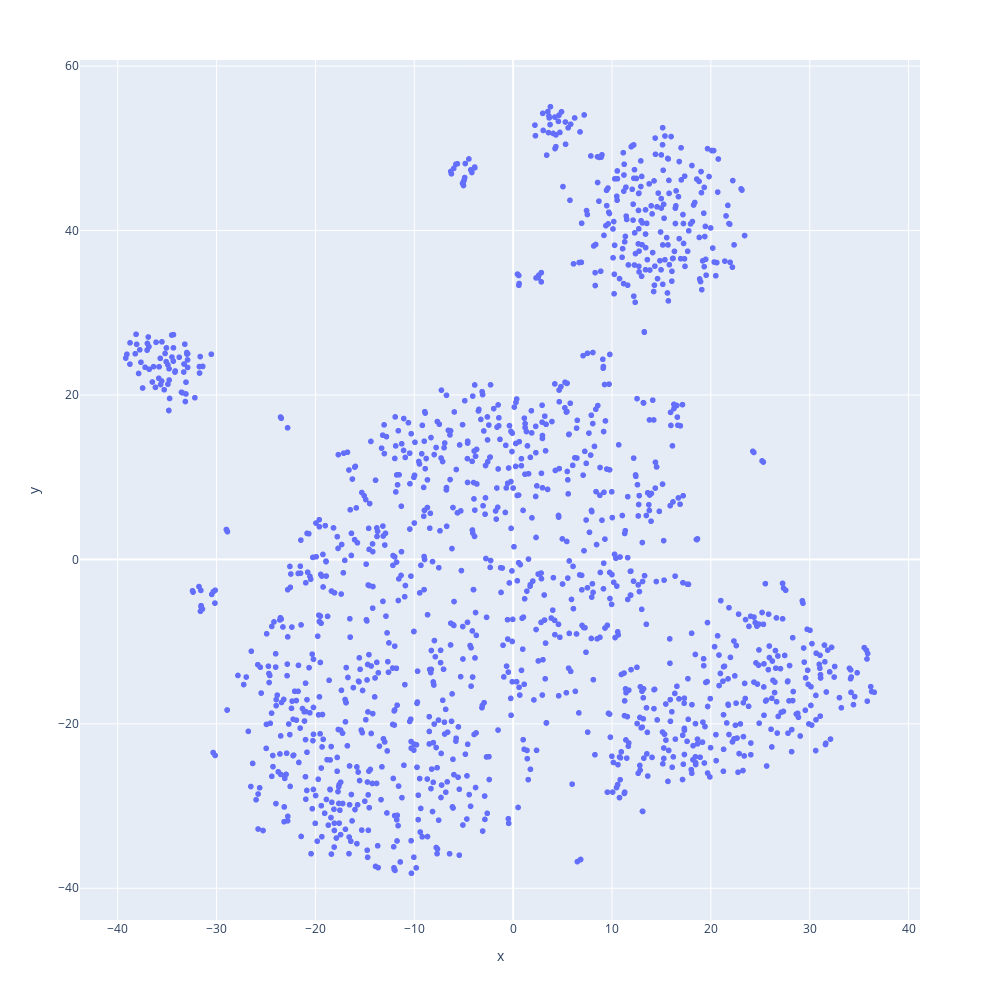

Write notebook code for a chart like this one.
### Code cell
px.scatter(embedding, x="x", y="y", height=1e3, width=1e3)

### Figure 1 — Plotly figure (JSON) as saved in the notebook; plotly's stock layout.template omitted (floating-point values rounded to 4 significant figures; data arrays with more than 128 entries replaced by an {"elided": "..."} marker saying what was removed)
{"data": [{"hovertemplate": "x=%{x}<br>y=%{y}<extra></extra>", "legendgroup": "", "marker": {"color": "#636efa", "symbol": "circle"}, "mode": "markers", "name": "", "showlegend": false, "type": "scattergl", "x": {"elided": "1488 float values"}, "xaxis": "x", "y": {"elided": "1488 float values"}, "yaxis": "y"}], "layout": {"height": 1000, "legend": {"tracegroupgap": 0}, "margin": {"t": 60}, "width": 1000, "xaxis": {"anchor": "y", "domain": [0, 1], "title": {"text": "x"}}, "yaxis": {"anchor": "x", "domain": [0, 1], "title": {"text": "y"}}}}
